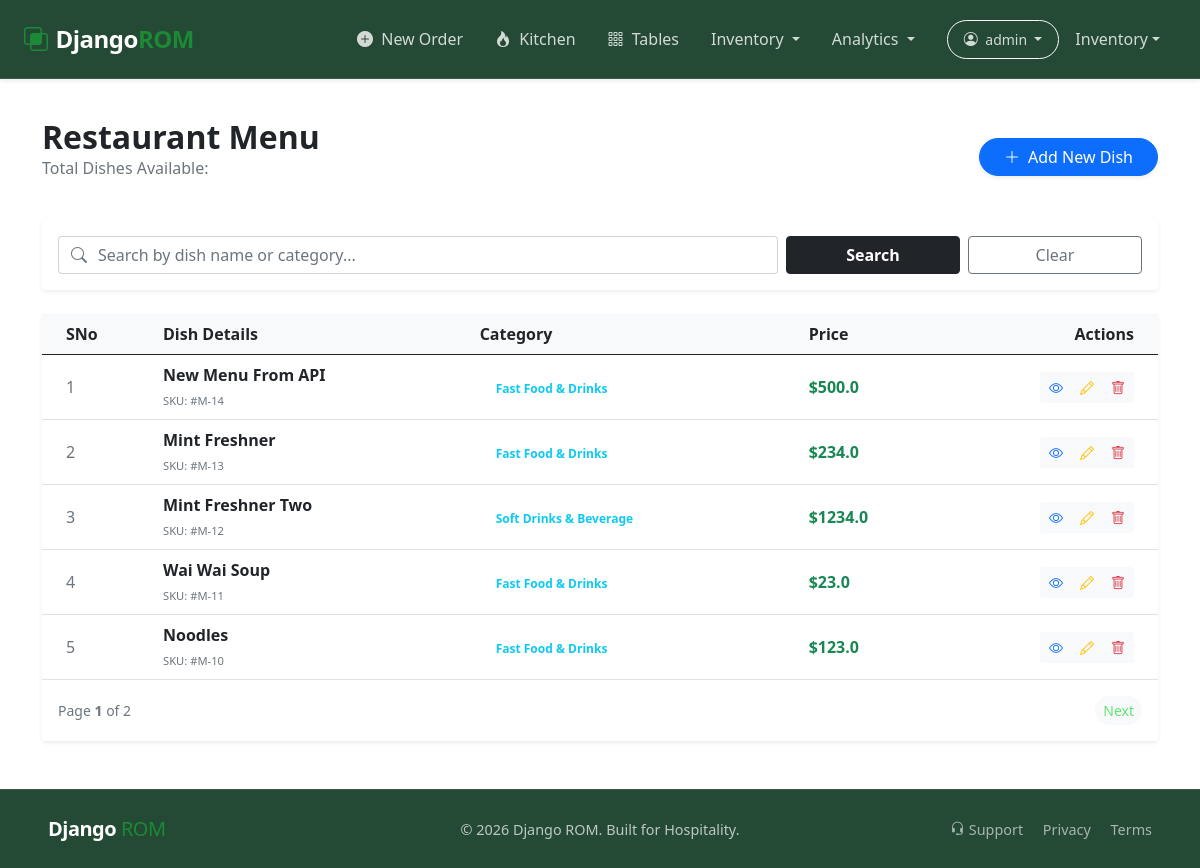
Page /app-restaurant/menu/list/ (signed in) on the committed database.
### app_restaurant/models.py (models this page shows, shortened)
class Menu(models.Model):
    menu_title = models.CharField(max_length=200, null=False, blank=False)
    menu_price = models.FloatField(null=False, blank=False)
    menu_category = models.ForeignKey(Category,
                                      max_length=100,
                                        null=False,
                                        blank=False,
                                        on_delete=models.CASCADE)
    menu_description = models.TextField(null=True, blank=True)
    menu_image = models.ImageField(upload_to='menu_images/',
                                   null=True, blank=True)
    menu_status = models.BooleanField(default=True)
    stock_quantity = models.IntegerField(default=0)
    is_available = models.BooleanField(default=True)
    created_at = models.DateTimeField(default=timezone.now())

class Category(models.Model):
    category_name = models.CharField(max_length=100,
                                     null=False, blank=False)
    category_status = models.BooleanField(default=True)
    created_at = models.DateTimeField(default=timezone.now())

### app_restaurant/views.py (the view)
# urls.py: path('menu/list/', menu_list, name='menu.list'),
@login_required(login_url='login')
def menu_list(request):
    if request.method == "GET" and "search" in request.GET:
        search_query = request.GET.get("search")
        menu_queryset = Menu.objects.filter(
            Q(menu_title__icontains=search_query) |
            Q(menu_category__category_name__icontains=search_query)
        ).order_by('-id')
    else:
        menu_queryset = Menu.objects.all().order_by('-id')
    paginator = Paginator(menu_queryset, 5)
    page_number = request.GET.get('page')
    page_obj = paginator.get_page(page_number)
    context = {
        "menus": page_obj, # This now contains the paginated object
    }
    return render(request, "menu_list.html", context)

### app_restaurant/templates/menu_list.html (shortened to what this page needs)
{% extends 'base.html' %}
{% load static %}
{% block custom_css %}
  <link rel="stylesheet" href="{% static 'css/paginate.css' %}">
{% endblock %}
{% block content %}
<section class="container py-5">
    <div class="d-flex justify-content-between align-items-center mb-4">
        <div>
            <h2 class="fw-bold mb-0">Restaurant Menu</h2>
            <p class="text-muted">Total Dishes Available: {{ menus.count }}</p>
        </div>
        <a href="{% url 'menu.create' %}" class="btn btn-primary rounded-pill px-4 shadow-sm">
            <i class="bi bi-plus-lg me-2"></i>Add New Dish
        </a>
    </div>
    <div class="card border-0 shadow-sm mb-4">
        <div class="card-body p-3">
            <form action="#" method="GET" class="row g-2">
                <div class="col-md-8">
                    <div class="input-group">
                        <span class="input-group-text bg-white border-end-0"><i class="bi bi-search text-muted"></i></span>
                        <input type="text" name="search" class="form-control border-start-0 ps-0" placeholder="Search by dish name or category...">
                    </div>
                </div>
                <div class="col-md-2">
                    <button type="submit" class="btn btn-dark w-100 fw-bold">Search</button>
                </div>
                <div class="col-md-2">
                    <a href="{% url 'menu.list' %}" class="btn btn-outline-secondary w-100">Clear</a>
                </div>
            </form>
        </div>
    </div>
    <div class="card border-0 shadow-sm">
        <div class="card-body p-0">
            <div class="table-responsive">
                <table class="table table-hover align-middle mb-0">
                    <thead class="bg-light">
                        <tr>
                            <th class="ps-4">SNo</th>
                            <th>Dish Details</th>
                            <th>Category</th>
                            <th>Price</th>
                            <th class="text-end pe-4">Actions</th>
                        </tr>
                    </thead>
                    <tbody>
                        {% for data in menus %}
                        <tr>
                            <td class="ps-4 text-muted">{{ forloop.counter }}</td>
                            <td>
                                <span class="fw-bold d-block text-dark">{{ data.menu_title }}</span>
                                <small class="text-muted text-uppercase" style="font-size: 0.7rem;">SKU: #M-{{ data.id }}</small>
                            </td>
                            <td>
                                <span class="badge bg-info-soft text-info rounded-pill px-3">
                                    {{ data.menu_category.category_name }}
                                </span>
                            </td>
                            <td class="fw-bold text-success">${{ data.menu_price }}</td>
                            <td class="text-end pe-4">
                                <div class="btn-group">
                                    <a href="{% url 'menu.detail' pk=data.id %}" class="btn btn-light btn-sm text-primary" title="View Detail">
                                        <i class="bi bi-eye"></i>
                                    </a>
                                    <a href="{% url 'menu.edit' pk=data.id %}" class="btn btn-light btn-sm text-warning" title="Edit Dish">
                                        <i class="bi bi-pencil"></i>
                                    </a>
                                    <a href="{% url 'menu.delete' pk=data.id %}" class="btn btn-light btn-sm text-danger" title="Remove">
                                        <i class="bi bi-trash"></i>
                                    </a>
                                </div>
                            </td>
                        </tr>
                        {% endfor %}
                    </tbody>
                </table>
            </div>
        </div>
        <div class="card-footer bg-white border-0 py-3 d-flex flex-wrap justify-content-between align-items-center gap-3">
            <div class="d-flex align-items-center">
                {% if menus.paginator %}
                <small class="text-muted me-3">
                    Page <strong>{{ menus.number }}</strong> of {{ menus.paginator.num_pages }}
                </small>
                {% endif %}
            </div>
            <nav aria-label="Menu navigation">
                <ul class="pagination pagination-sm mb-0">
                    {% if menus.has_next %}
                    <li class="page-item">
                        <a class="page-link rounded-pill ms-2" href="?page={{ menus.next_page_number }}{% if request.GET.search %}&search={{ request.GET.search }}{% endif %}">Next</a>
                    </li>
                    {% endif %}
                </ul>
            </nav>
        </div>
    </div>
</section>
{% endblock %}

### templates/layouts/navbar.html (shortened to what this page needs)
<nav class="navbar navbar-expand-lg navbar-dark fixed-top custom-navbar shadow-sm" style="background-color: #1a1d20;">
  <div class="container-fluid px-4">
    <a class="navbar-brand fw-bold d-flex align-items-center" href="{% url 'landing' %}">
      <i class="bi bi-intersect text-primary-accent me-2"></i>
      <span>Django<span class="text-primary-accent">ROM</span></span>
    </a>
    <div class="collapse navbar-collapse" id="navContent">
      <ul class="navbar-nav ms-auto mb-2 mb-lg-0 align-items-center">
        {% if user.is_authenticated %}
          <li class="nav-item">
            <a class="nav-link px-3 fw-semibold text-warning" href="{% url 'order_management' %}">
              <i class="bi bi-plus-circle-fill me-1"></i> New Order
            </a>
          </li>
          <li class="nav-item">
            <a class="nav-link px-3" href="{% url 'kitchen_dashboard' %}">
              <i class="bi bi-fire me-1"></i> Kitchen
            </a>
          </li>
          <li class="nav-item">
            <a class="nav-link px-3" href="{% url 'table_list' %}">
              <i class="bi bi-grid-3x3-gap me-1"></i> Tables
            </a>
          </li>
          <li class="nav-item dropdown">
            <a class="nav-link dropdown-toggle px-3" href="#" id="stockDropdown" role="button" data-bs-toggle="dropdown">
              Inventory
            </a>
          </li>
          <li class="nav-item dropdown">
            <a class="nav-link dropdown-toggle px-3" href="#" id="salesDropdown" role="button" data-bs-toggle="dropdown">
              Analytics
            </a>
          </li>
          <li class="nav-item dropdown ms-lg-3">
            <a class="nav-link dropdown-toggle btn btn-outline-light btn-sm rounded-pill px-3" href="#" id="userDropdown" role="button" data-bs-toggle="dropdown">
              <i class="bi bi-person-circle me-1"></i> {{ user.username }}
            </a>
          </li>
        {% else %}
          <li class="nav-item"><a class="nav-link px-3" href="{% url 'login' %}">Login</a></li>
          <li class="nav-item ms-lg-3">
            <a class="btn btn-primary btn-sm rounded-pill px-4" href="{% url 'register' %}">Start Free Trial</a>
          </li>
        {% endif %}
        <li class="nav-item dropdown">
          <a class="nav-link dropdown-toggle px-3 d-flex align-items-center" href="#" id="stockDropdown" role="button" data-bs-toggle="dropdown">
              Inventory
          </a>
      </li>
      </ul>
    </div>
  </div>
</nav>

### static/css/root.css (style rules this page uses)
* { margin: 0; padding: 0; box-sizing: border-box; }
:root { --primary-color-light: #91b699; --primary-color-mid: #1c8937; --primary-color-dark: #62e474; --secondary-color-dark: #244934; --secondary-color-light: #D9E2E4; --primary-font: 'Poppins'; --primary-background-color: #f4f4f4; --secondary-background-color: #d3d3d3; }
body { display: flex; flex-direction: column; min-height: 100vh; padding-top: 70px; }
html, body { height: 100%; margin: 0; }
body > *:not(footer):not(nav) { flex: 1 0 auto; }

### static/css/navbar.css (style rules this page uses)
.custom-navbar { padding: 1rem 0; transition: all 0.3s ease; background: var(--secondary-color-dark) !important; backdrop-filter: blur(10px); -webkit-backdrop-filter: blur(10px); border-bottom: 1px solid rgba(255, 255, 255, 0.1); }
.navbar-brand { font-size: 1.5rem; letter-spacing: -0.5px; }
.text-primary-accent { color: var(--primary-color-mid); }
.navbar-nav .nav-link { font-weight: 500; color: rgba(255, 255, 255, 0.8) !important; transition: color 0.2s; }

### static/css/paginate.css (style rules this page uses)
.pagination .page-link { border: none; color: var(--primary-color-dark); background-color: #f8f9fa; transition: all 0.3s ease; }

### rows in the picture
Menu: menu_title "New Menu From API", id "14", menu_category.category_name "Fast Food & Drinks", menu_price "500.0"
Menu: menu_title "Mint Freshner", id "13", menu_category.category_name "Fast Food & Drinks", menu_price "234.0"
Menu: menu_title "Mint Freshner Two", id "12", menu_category.category_name "Soft Drinks & Beverage", menu_price "1234.0"
Menu: menu_title "Wai Wai Soup", id "11", menu_category.category_name "Fast Food & Drinks", menu_price "23.0"
Menu: menu_title "Noodles", id "10", menu_category.category_name "Fast Food & Drinks", menu_price "123.0"

### other values in the picture
{{ user.username }} "admin"
{{ menus.number }} "1"
{{ menus.paginator.num_pages }} "2"
